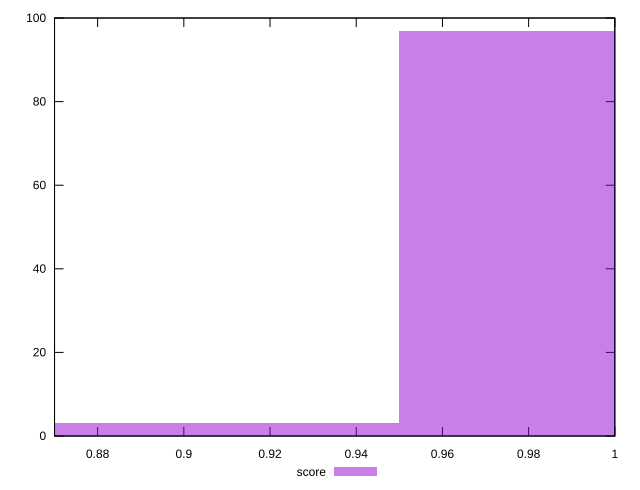

Write gnuplot code to recreate this figure.
reset

$score <<EOF
1 97
0.9 3
EOF

set key outside below
set boxwidth 0.1
set xrange [0.87:1]
set yrange [0:100]
set trange [0:100]
set style fill transparent solid 0.5 noborder
set terminal svg size 640, 490 enhanced background rgb 'white'
set output "report_00018_2021-02-10T15-25-16.877Z/first-cpu-idle/samples/pages+cached+noadtech+nomedia+nocss/score/histogram.svg"

plot $score title "score" with boxes

reset
